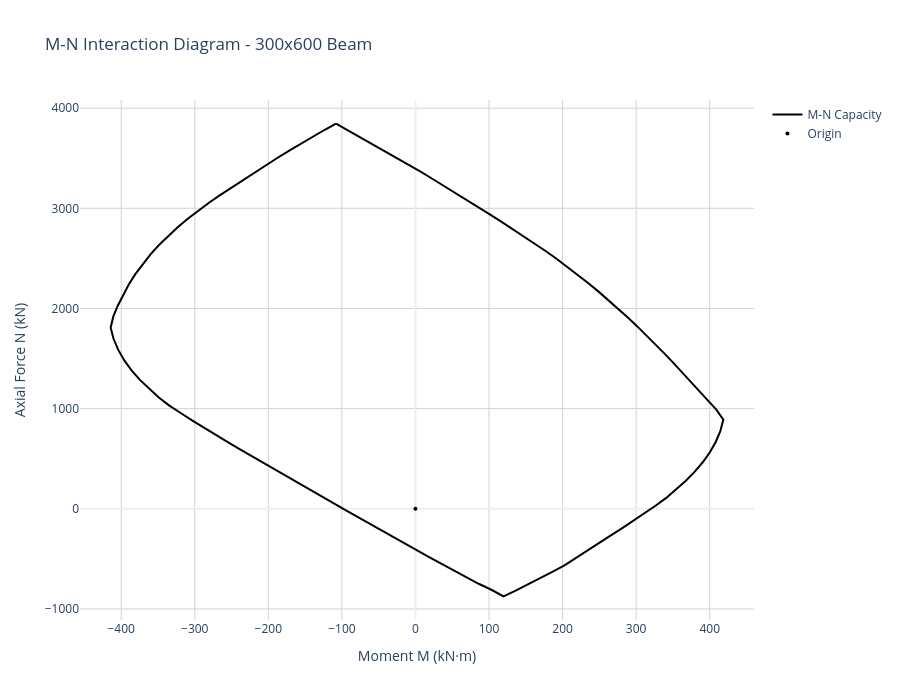

Notebook code cell kept with this figure:
### Markdown cell above
---
## 2. Bending Check (EC2 §6.1)

The `BendingCheck` uses an M-N interaction diagram to check flexural capacity.

### 2.1 Create the Check and Visualize the M-N Diagram

### Code cell
# Create bending check (diagram is built on initialization)
bending_check = BendingCheck(
    section=section,
    concrete=concrete,
)

# Plot M-N interaction diagram
bending_check.plot_mn(
    title=f"M-N Interaction Diagram - {width}x{height} Beam",
    show_metadata=True,
    show=False,
)
